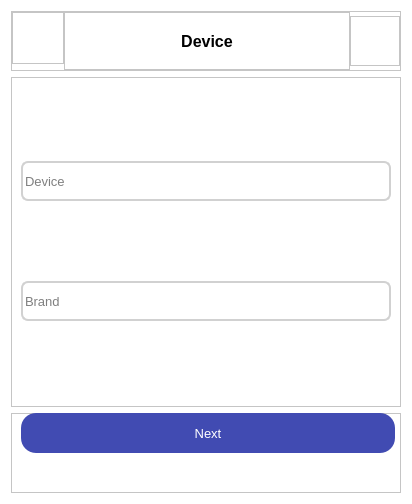
<?xml version="1.0" encoding="UTF-8"?>
<ui version="4.0">
    <class>Dialog</class>
    <widget class="QDialog" name="Dialog">
        <property name="geometry">
            <rect>
                <x>0</x>
                <y>0</y>
                <width>412</width>
                <height>504</height>
            </rect>
        </property>
        <property name="windowTitle">
            <string>Dialog</string>
        </property>
        <property name="styleSheet">
            <string notr="true">background-color: white</string>
        </property>
        <layout class="QVBoxLayout" name="verticalLayout">
            <item>
                <widget class="QFrame" name="frame">
                    <property name="sizePolicy">
                        <sizepolicy hsizetype="Preferred" vsizetype="Minimum">
                            <horstretch>0</horstretch>
                            <verstretch>0</verstretch>
                        </sizepolicy>
                    </property>
                    <property name="minimumSize">
                        <size>
                            <width>0</width>
                            <height>60</height>
                        </size>
                    </property>
                    <property name="frameShape">
                        <enum>QFrame::StyledPanel</enum>
                    </property>
                    <property name="frameShadow">
                        <enum>QFrame::Raised</enum>
                    </property>
                    <layout class="QHBoxLayout" name="horizontalLayout">
                        <property name="spacing">
                            <number>0</number>
                        </property>
                        <property name="leftMargin">
                            <number>0</number>
                        </property>
                        <property name="topMargin">
                            <number>0</number>
                        </property>
                        <property name="rightMargin">
                            <number>0</number>
                        </property>
                        <property name="bottomMargin">
                            <number>0</number>
                        </property>
                        <item alignment="Qt::AlignLeft|Qt::AlignTop">
                            <widget class="QFrame" name="frame_3">
                                <property name="sizePolicy">
                                    <sizepolicy hsizetype="Minimum" vsizetype="Preferred">
                                        <horstretch>0</horstretch>
                                        <verstretch>0</verstretch>
                                    </sizepolicy>
                                </property>
                                <property name="minimumSize">
                                    <size>
                                        <width>50</width>
                                        <height>0</height>
                                    </size>
                                </property>
                                <property name="frameShape">
                                    <enum>QFrame::StyledPanel</enum>
                                </property>
                                <property name="frameShadow">
                                    <enum>QFrame::Raised</enum>
                                </property>
                                <layout class="QHBoxLayout" name="horizontalLayout_2">
                                    <property name="spacing">
                                        <number>0</number>
                                    </property>
                                    <property name="leftMargin">
                                        <number>0</number>
                                    </property>
                                    <property name="topMargin">
                                        <number>0</number>
                                    </property>
                                    <property name="rightMargin">
                                        <number>0</number>
                                    </property>
                                    <property name="bottomMargin">
                                        <number>0</number>
                                    </property>
                                    <item alignment="Qt::AlignLeft|Qt::AlignTop">
                                        <widget class="QPushButton" name="backButton">
                                            <property name="sizePolicy">
                                                <sizepolicy hsizetype="Minimum" vsizetype="Minimum">
                                                    <horstretch>0</horstretch>
                                                    <verstretch>0</verstretch>
                                                </sizepolicy>
                                            </property>
                                            <property name="minimumSize">
                                                <size>
                                                    <width>50</width>
                                                    <height>50</height>
                                                </size>
                                            </property>
                                            <property name="maximumSize">
                                                <size>
                                                    <width>50</width>
                                                    <height>50</height>
                                                </size>
                                            </property>
                                            <property name="styleSheet">
                                                <string notr="true">QPushButton {
                                                    color: white;
                                                    border: none;
                                                    border-radius: 10;
                                                    }

                                                    QPushButton:hover {
                                                    border: 2 px solid black;
                                                    background-color: rgb(227, 227, 227);
                                                    border-radius: 10;
                                                    }
                                                </string>
                                            </property>
                                            <property name="text">
                                                <string/>
                                            </property>
                                        </widget>
                                    </item>
                                </layout>
                            </widget>
                        </item>
                        <item>
                            <widget class="QFrame" name="frame_4">
                                <property name="sizePolicy">
                                    <sizepolicy hsizetype="Expanding" vsizetype="Preferred">
                                        <horstretch>0</horstretch>
                                        <verstretch>0</verstretch>
                                    </sizepolicy>
                                </property>
                                <property name="frameShape">
                                    <enum>QFrame::StyledPanel</enum>
                                </property>
                                <property name="frameShadow">
                                    <enum>QFrame::Raised</enum>
                                </property>
                                <layout class="QHBoxLayout" name="horizontalLayout_3">
                                    <property name="spacing">
                                        <number>0</number>
                                    </property>
                                    <property name="leftMargin">
                                        <number>0</number>
                                    </property>
                                    <property name="topMargin">
                                        <number>0</number>
                                    </property>
                                    <property name="rightMargin">
                                        <number>0</number>
                                    </property>
                                    <property name="bottomMargin">
                                        <number>0</number>
                                    </property>
                                    <item>
                                        <widget class="QLabel" name="title_2">
                                            <property name="sizePolicy">
                                                <sizepolicy hsizetype="Minimum" vsizetype="Minimum">
                                                    <horstretch>0</horstretch>
                                                    <verstretch>0</verstretch>
                                                </sizepolicy>
                                            </property>
                                            <property name="minimumSize">
                                                <size>
                                                    <width>100</width>
                                                    <height>30</height>
                                                </size>
                                            </property>
                                            <property name="font">
                                                <font>
                                                    <pointsize>12</pointsize>
                                                    <weight>75</weight>
                                                    <bold>true</bold>
                                                </font>
                                            </property>
                                            <property name="text">
                                                <string>Device</string>
                                            </property>
                                            <property name="alignment">
                                                <set>Qt::AlignCenter</set>
                                            </property>
                                        </widget>
                                    </item>
                                </layout>
                            </widget>
                        </item>
                        <item>
                            <widget class="QFrame" name="frame_5">
                                <property name="sizePolicy">
                                    <sizepolicy hsizetype="Minimum" vsizetype="Minimum">
                                        <horstretch>0</horstretch>
                                        <verstretch>0</verstretch>
                                    </sizepolicy>
                                </property>
                                <property name="minimumSize">
                                    <size>
                                        <width>50</width>
                                        <height>50</height>
                                    </size>
                                </property>
                                <property name="maximumSize">
                                    <size>
                                        <width>50</width>
                                        <height>50</height>
                                    </size>
                                </property>
                                <property name="frameShape">
                                    <enum>QFrame::StyledPanel</enum>
                                </property>
                                <property name="frameShadow">
                                    <enum>QFrame::Raised</enum>
                                </property>
                            </widget>
                        </item>
                    </layout>
                </widget>
            </item>
            <item>
                <widget class="QFrame" name="frame_2">
                    <property name="sizePolicy">
                        <sizepolicy hsizetype="Preferred" vsizetype="Expanding">
                            <horstretch>0</horstretch>
                            <verstretch>0</verstretch>
                        </sizepolicy>
                    </property>
                    <property name="frameShape">
                        <enum>QFrame::StyledPanel</enum>
                    </property>
                    <property name="frameShadow">
                        <enum>QFrame::Raised</enum>
                    </property>
                    <layout class="QVBoxLayout" name="verticalLayout_2">
                        <item>
                            <widget class="QLineEdit" name="device_input">
                                <property name="minimumSize">
                                    <size>
                                        <width>0</width>
                                        <height>40</height>
                                    </size>
                                </property>
                                <property name="font">
                                    <font>
                                        <pointsize>10</pointsize>
                                    </font>
                                </property>
                                <property name="styleSheet">
                                    <string notr="true">border-radius : 7; border: 2px solid #D1D1D1</string>
                                </property>
                                <property name="placeholderText">
                                    <string>Device</string>
                                </property>
                            </widget>
                        </item>
                        <item>
                            <widget class="QLineEdit" name="brand_input">
                                <property name="minimumSize">
                                    <size>
                                        <width>0</width>
                                        <height>40</height>
                                    </size>
                                </property>
                                <property name="font">
                                    <font>
                                        <pointsize>10</pointsize>
                                    </font>
                                </property>
                                <property name="styleSheet">
                                    <string notr="true">border-radius : 7; border: 2px solid #D1D1D1</string>
                                </property>
                                <property name="placeholderText">
                                    <string>Brand</string>
                                </property>
                            </widget>
                        </item>
                    </layout>
                </widget>
            </item>
            <item>
                <widget class="QFrame" name="frame_6">
                    <property name="sizePolicy">
                        <sizepolicy hsizetype="Preferred" vsizetype="Minimum">
                            <horstretch>0</horstretch>
                            <verstretch>0</verstretch>
                        </sizepolicy>
                    </property>
                    <property name="minimumSize">
                        <size>
                            <width>0</width>
                            <height>80</height>
                        </size>
                    </property>
                    <property name="frameShape">
                        <enum>QFrame::StyledPanel</enum>
                    </property>
                    <property name="frameShadow">
                        <enum>QFrame::Raised</enum>
                    </property>
                    <widget class="QPushButton" name="nextButton">
                        <property name="geometry">
                            <rect>
                                <x>10</x>
                                <y>0</y>
                                <width>374</width>
                                <height>40</height>
                            </rect>
                        </property>
                        <property name="sizePolicy">
                            <sizepolicy hsizetype="Expanding" vsizetype="Fixed">
                                <horstretch>0</horstretch>
                                <verstretch>0</verstretch>
                            </sizepolicy>
                        </property>
                        <property name="minimumSize">
                            <size>
                                <width>0</width>
                                <height>40</height>
                            </size>
                        </property>
                        <property name="font">
                            <font>
                                <pointsize>10</pointsize>
                            </font>
                        </property>
                        <property name="styleSheet">
                            <string notr="true">QPushButton {
                                border-radius: 15;
                                border: 2 px solid black;
                                background-color: #414BB2;
                                color: white
                                }

                                QPushButton:hover{
                                border-radius: 15;
                                border: 4 px solid black;
                                background-color: rgb(51, 60, 140);
                                color: white;
                                }
                            </string>
                        </property>
                        <property name="text">
                            <string>Next</string>
                        </property>
                    </widget>
                </widget>
            </item>
        </layout>
    </widget>
    <resources/>
    <connections/>
</ui>
